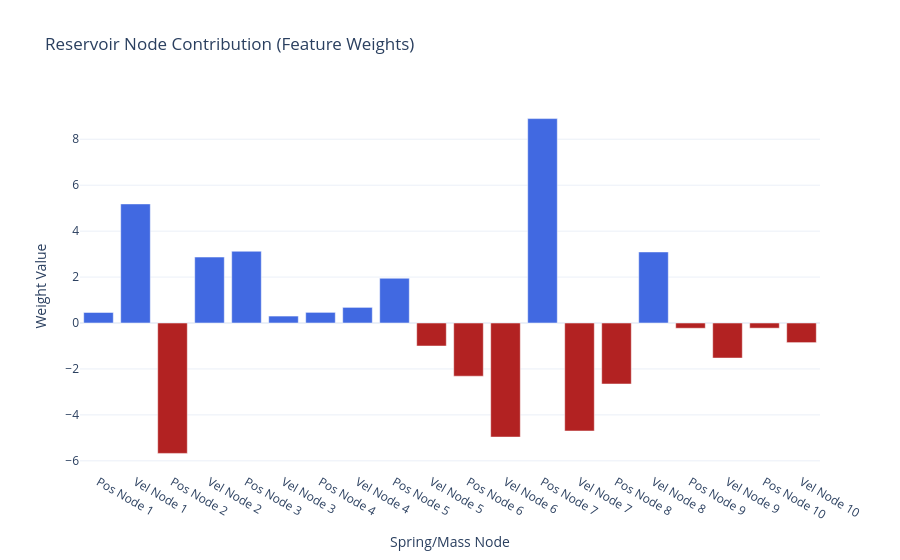

Notebook cell for this chart:
### Code cell
fig = weight_plot(model.coef_)
fig.show()
fig = spring_animation(disp, nodes_pos, connections_list)
fig.show()

### Figure 1 — Plotly figure (JSON) as saved in the notebook; plotly's stock layout.template omitted (floating-point values rounded to 4 significant figures)
{"data": [{"marker": {"color": ["royalblue", "royalblue", "firebrick", "royalblue", "royalblue", "royalblue", "royalblue", "royalblue", "royalblue", "firebrick", "firebrick", "firebrick", "royalblue", "firebrick", "firebrick", "royalblue", "firebrick", "firebrick", "firebrick", "firebrick"]}, "type": "bar", "x": ["Pos Node 1", "Vel Node 1", "Pos Node 2", "Vel Node 2", "Pos Node 3", "Vel Node 3", "Pos Node 4", "Vel Node 4", "Pos Node 5", "Vel Node 5", "Pos Node 6", "Vel Node 6", "Pos Node 7", "Vel Node 7", "Pos Node 8", "Vel Node 8", "Pos Node 9", "Vel Node 9", "Pos Node 10", "Vel Node 10"], "y": [0.4591, 5.184, -5.676, 2.871, 3.124, 0.3027, 0.4639, 0.6813, 1.95, -1.002, -2.315, -4.965, 8.899, -4.701, -2.655, 3.094, -0.2282, -1.526, -0.2246, -0.854]}], "layout": {"title": {"text": "Reservoir Node Contribution (Feature Weights)"}, "xaxis": {"title": {"text": "Spring/Mass Node"}}, "yaxis": {"title": {"text": "Weight Value"}}}}
